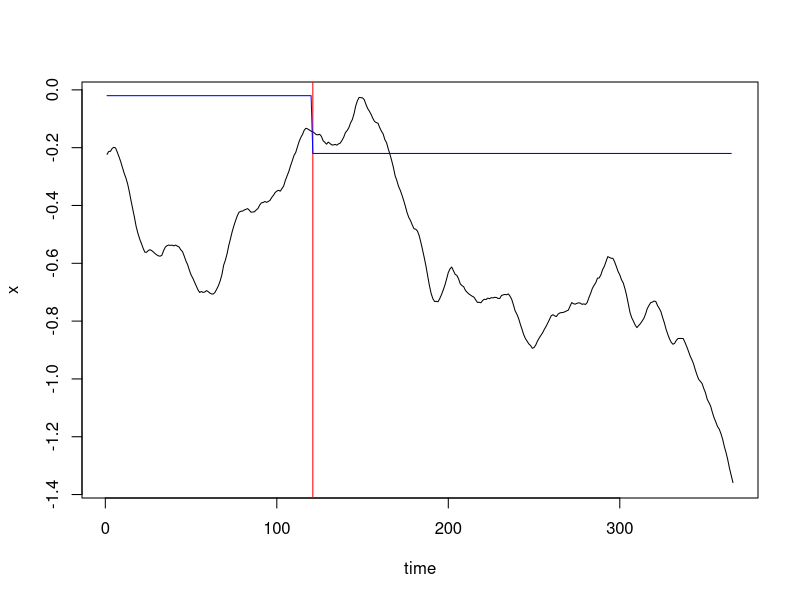

This chart was generated by the following R code: (Note: this script raises an error after producing the figure.)
rm(list=ls())
require(deSolve)
set.seed(012)   #random seed 01 03 012
times <- 1:365
N=52196381
#Simulate a Brownian Motion Path
e <- rnorm(n = length(times) - 1, sd = sqrt(0.01))
e <- c(0, cumsum(e))

mu<-vector(length=365) 
for (t in 1:365) {
  if (t <= 120){
    mu[t]=-0.02      }                    #No lock-down policy
  else {mu[t]=-0.2-0.02 }                 #Lock-down policy
}
mu<-ts(mu)

#plot(mu,type='l')
#Simulate an O-U Process
ornstein_uhlenbeck <- function(n,theta,sigma,x0){
  dt  <- 1
  x<-vector(length=366)
  for (i in 1:(n+1)) {
    if (i==1){x[i]=x0}
    else{
      x[i]  <-  x[i-1] + theta*(mu[i-1]-x[i-1])*dt + sigma*e[i-1]}
  }
  return(x);
}

x<- ornstein_uhlenbeck(365,0.05,sqrt(0.004),log(0.8))
plot(x,type='l',xlab="time")
abline(v=121, col="red")
lines(mu, col="blue")
# tt1 <-expression(mu==-0.02)
# text(30,0.1,tt1,col="green")
# tt2 <-expression(mu==-0.02-0.2)
# text(200,-0.1,tt2,col="green")
plot(exp(x),type='l',xlab="time",ylab=TeX("$e^{x}=beta$"))
abline(v=121, col="red")
lines(exp(mu+0.02),col="blue")
# tt1 <-expression(mu==1)
# text(30,1.1,tt1,col="green")
# tt2 <-expression(mu==0.81)
# text(200,0.9,tt2,col="green")
write.csv(x,"poster1_x1.csv")
#Main ODE Model
Covid_OU <- function(time, current_state, params){
  
  with(as.list(c(current_state, params)),{
    
    N <- S+E+I+R
    dt <- 1
    dS <- -exp(x[t+1])*S*(E+0.1*I)/N
    dE <- exp(x[t+1])*S*(E+0.1*I)/N - E*(1/k+1/gamma)
    dI <- E/k-I*(1/gamma+0.0087)
    dR <- (I+E)/gamma+0.0087*I
    
    return(list(c( dt, dS, dE, dI, dR)))
  })
}
params <- c(k=5, gamma=5)   #Trial: k=5 & gamma=5; k=7 & gamma=5

library('truncnorm')
R0 <- rtruncnorm(1, a=0, b=1, mean = 0.15, sd = 0.15)
E0 <-runif(1,-16, -9)
I0 <-runif(1,-16, -9)
#x <-runif(1, -5,2)
S <- N
R <- R0*S
S <- S - R

E <- exp(E0 + log(S))
S <- S - E
I <- exp(I0 + log(S))
S <- S - I

# R0 <-0.03
# S <- N
# R <- S*R0
# S <- S - R
# 
# E0 <- -15
# E <- exp(E0 + log(S))
# S <- S - E
# 
# I0 <- -10
# I <- exp(I0 + log(S))
# S <- S - I
initial_state<- c(t=1, S=S, E=E, I=I, R=R)
#initial_state <- c(t=1,S=52196380, E=1, I=0, R=0)
model4 <- ode(initial_state, times, Covid_OU, params)

summary(model4)

matplot(model4, type="l", lty=1, main="COVID—OU Model",ylab="counts", xlab="Time")
legend <- colnames(model4)[3:6]
legend("right", legend=legend, col=3:6, lty = 1)
Z1 <-model4[,4]/5

tau1 <- 0.8#runif(1,0,1)
Y1 <-vector(length = 365)
for (i in 1:365){
  #Y1[i]<- rlnorm(1,log(Z1[i,]/5),tau1)
  Y1[i]<- rlnorm(1,log(Z1[i]/5),tau1)
}
plot(Y1,type='l',ylab="Obs Y",xlab="time",col="blue")
write.csv(Y1,"Covidou_Y1.csv")
write.csv(model4,"Covidou1.csv")
